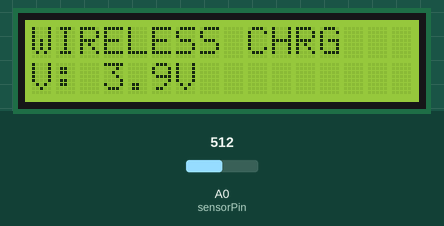
Recording of a sketch running on a simulated Arduino Uno, built with avr-gcc and run on an emulated ATmega328P. On the bench: 16×2 character LCD. Inputs (shaded band) come from the test bench; at power-on: A0 (sensorPin) = 512. What the sketch prints to the serial monitor is not drawn.

Above: at 1.2 s.
1.3 s: A0 (sensorPin) set to 716
At 1.65 s:
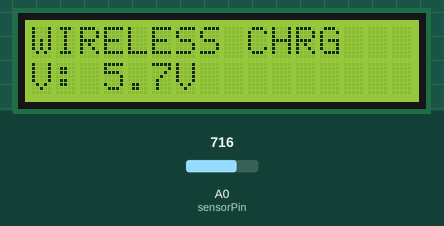
3.0 s: A0 (sensorPin) set to 900
At 3.35 s:
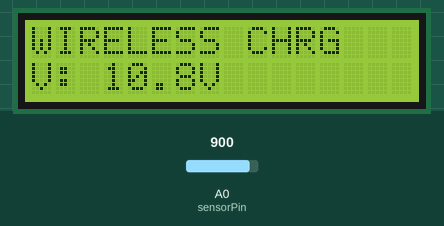
4.7 s: A0 (sensorPin) set to 1023
At 11.0 s:
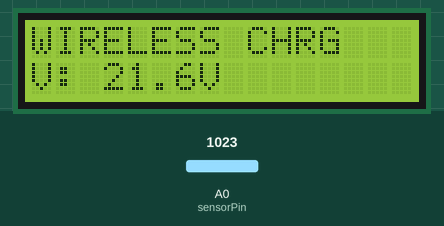
Timing chart, 0 to 12.4 s (numbered marks = the images above; inputs shaded):
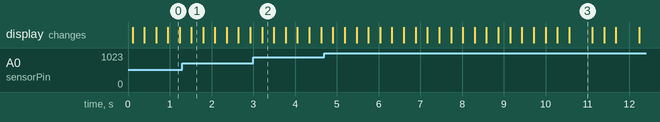

Measured:
- what the display in image 3 shows lasts 0.5 s, from 10.6 s to 11.1 s

The sketch:

ATEMPT1.ino
```cpp
#include <Wire.h>
#include <LiquidCrystal_I2C.h>

LiquidCrystal_I2C lcd(0x27,16,2);

const int sensorPin = A0;

float K = 0.02193;

float filteredV = 0;
float lastV = -1;

void setup() {

  Serial.begin(115200);

  lcd.init();
  lcd.backlight();

  lcd.setCursor(0,0);
  lcd.print("WIRELESS CHRG");
}

void loop() {

  long total = 0;

  for(int i=0;i<10;i++) {
    total += analogRead(sensorPin);
    delay(2);
  }

  float adc = total / 10.0;

  float voltage = adc * K;

  // smoother filter
  filteredV = (0.9 * filteredV) + (0.1 * voltage);

  if(filteredV < 0.05)
    filteredV = 0;

  float displayV = round(filteredV * 10.0) / 10.0;

  Serial.println(displayV,1);

  // update LCD only if value changes
  if(displayV != lastV) {

    lcd.setCursor(0,1);
    lcd.print("V: ");
    lcd.print(displayV,1);
    lcd.print("V   ");

    lastV = displayV;
  }

  delay(250);
}
```
